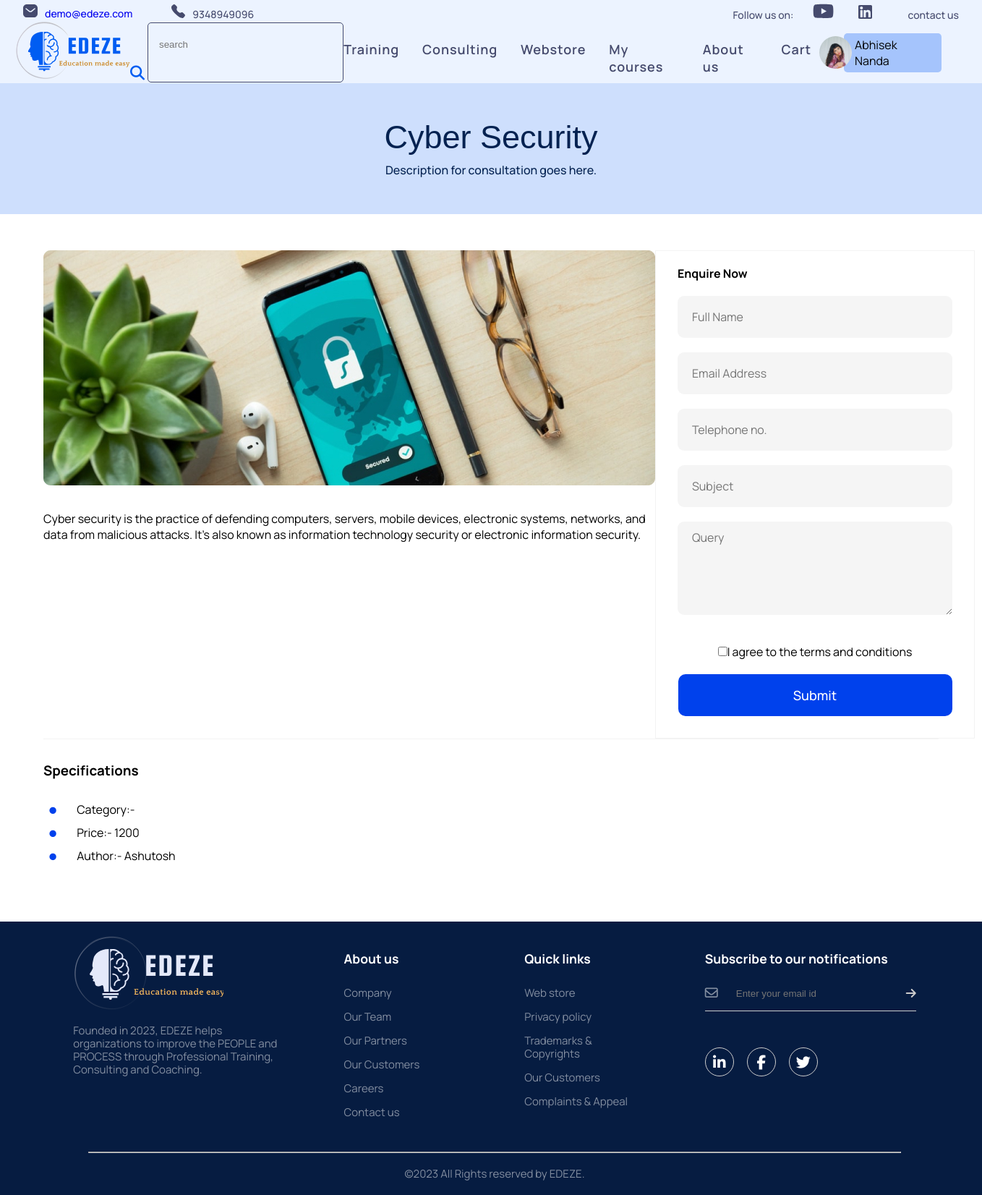
The page /1/consultingDetails/ (signed in) on the database its author committed.
### home/models.py (models this page shows)
class Consulting(models.Model):
    consultant_id = models.IntegerField()
    cons_name= models.CharField(max_length=100)
    cons_desc = models.TextField()
    cons_price=models.IntegerField(null=True)
    cons_author = models.CharField(max_length=100)
    cons_rating = models.IntegerField()
    cons_category = models.CharField(max_length=100,null=True)

### home/views.py (the view)
# urls.py: path("<id>/consultingDetails/",consultingDetails),
@login_required(login_url="/login/")
def consultingDetails(request,id):
    cons = Consulting.objects.filter(id=id)
    context={"con":cons[0]}
    return render (request,"consulting-detail.html",context=context)

### home/templates/consulting-detail.html (shortened to what this page needs)
<!DOCTYPE html>
<html lang="en">
<head>
    <link rel="stylesheet" href="/static/css/header-footer.css">
    <link rel="stylesheet" href="/static/css/consulting-detail.css">
</head>
<body>
    <header>
        <div class="container">
            <div class="contact">
                <span> <a href="https://www.gmail.com/"><img src="/static/images/mail_icon.svg" alt="">demo@edeze.com </a></span>
                <span><img src="/static/images/call_icon.svg" alt="">9348949096</span>
            </div>
            <div class="social">
                <span>Follow us on:</span>
                <a href="https://www.instagram.com/"><img src="/static/images/Insta_icon.svg" alt=""></a>
                <a href="https://www.youtube.com/"><img src="/static/images/youtube_icon.svg" alt=""></a>
                <a href="https://www.facebook.com/"><img src="/static/images/Facebook_icon.svg" alt=""></a>
                <a href="https://www.linkedin.com/"><img src="/static/images/linkedin_icon.svg" alt=""></a>
                <span >contact us</span>
            </div>
        </div>
        <div class=" nav">
            <div class="left-part">
                <a href="/"><img src="/static/images/logo.svg" alt="logo" class="logo"></a>
                <div class="search-box">
                    <input type="text" id="search" placeholder="search">
                    <button type="submit" onclick="search()"><i class="fa-solid fa-magnifying-glass icon-search"></i></button>
                </div>
            </div>
             <div class="group">
                <ul class="navigation">
                    <li><a href="/training/" id="training">Training</a></li>
                    <li><a href="/consulting/">Consulting</a></li>
                    <li><a href="/webstore/">Webstore</a></li>
                    <li><a href="/{{id}}/MyCourse">My courses</a></li>
                    <li><a href="/aboutus/">About us</a></li>
                    <li><a href="/{{request.user.id}}/cart">Cart</a></li>
                </ul>
             </div>
            <div class="user-profile">
                <img src="/static/images/profilr-pic.svg" alt="" class="user-pic " id="userPic">
                <p class="profile-name">{{request.user.first_name}} {{request.user.last_name}}</p>
            </div>
        </div>
    </header>
    <section>
        <div class="page-header">
            <h1>{{con.cons_name}}</h1>
            <p>Description for consultation goes here. </p>
        </div>
    </section>
    <section class="main-content">
        <div class="section1">
            <div class="consulting-details">
                <img src="/static/images/consulting-detail.jpg" alt="">
                <div class="description">
                    <ul>
                        <li><span>{{con.cons_desc}}</span></li>
                    </ul>
                </div>
            </div>
            <div class="Enquiry-form">
                <h4 id="Enquiry" >Enquire Now</h4>
                <form action="" method="POST">
                    <input type="text" placeholder="Full Name" name="full_name">
                    <input type="text" placeholder="Email Address" name="email">
                    <input type="text" placeholder="Telephone no." name="telephone">
                    <input type="text" placeholder="Subject" name="subject">
                    <textarea name="Query" id="" cols="30" rows="5" placeholder="Query" name="query"></textarea>
                    <div class="agree-checkbox">
                        <input type="checkbox" name="agree" required>I agree to the terms and conditions
                    </div>
                    <button type="submit">Submit</button>
                </form>
            </div>
        </div>
        <div class="section2">
            <div class="specification">
                <h3>Specifications</h3>
                <ul>
                    <li><span>Category:- </span></li>
                    <li><span>Price:- {{con.cons_price}}</span></li>
                    <li><span>Author:- {{con.cons_author}}</span></li>
                </ul>
            </div>
    </section>
    <footer>
        <div class="row">
            <div class="col">
                <img src="/static/images/footer-logo.svg" alt="" class="footer-logo">
                <p>Founded in 2023, EDEZE helps organizations to improve the PEOPLE and PROCESS through Professional Training, Consulting and Coaching.</p>
            </div>
            <div class="col">
                <h3>About us</h3>
                <ul>
                    <li><a href="">Company</a></li>
                    <li><a href="/ourteam">Our Team</a></li>
                    <li><a href="">Our Partners</a></li>
                    <li><a href="">Our Customers</a></li>
                    <li><a href="">Careers</a></li>
                    <li><a href="">Contact us</a></li>
                </ul>
            </div>
            <div class="col">
                <h3>Quick links</h3>
                <ul>
                    <li><a href="">Web store</a></li>
                    <li><a href="">Privacy policy</a></li>
                    <li><a href="">Trademarks & Copyrights</a></li>
                    <li><a href="">Our Customers</a></li>
                    <li><a href="">Complaints & Appeal</a></li>
                </ul>
            </div>
            <div class="col">
                <h3>Subscribe to our notifications</h3>
                <form>
                    <i class="fa-regular fa-envelope"></i>
                    <input type="email" placeholder="Enter your email id" required>
                    <button type="submit"><i class="fa-solid fa-arrow-right"></i></button>
                </form>
                <div class="social-icons">
                    <i class="fa-brands fa-linkedin-in"></i>
                    <i class="fa-brands fa-facebook-f"></i>
                    <i class="fa-brands fa-twitter"></i>
                </div>
            </div>
        </div>
        <hr>
        <p class="copyright">©2023 All Rights reserved by EDEZE.</p>
    </footer>
</body>
</html>

### home/static/css/header-footer.css (style rules this page uses)
header { background: #ECF3FF; width: 100%; }
.container { padding: 5px 32px 0px 32px; display: flex; justify-content: space-between; align-items: center; width: 100%; font-weight: 500; font-size: 14px; color: #454A6D; }
.contact { display: inherit; column-gap: 54px; }
.contact img { padding-right: 10px; }
.social img { padding: 0px 7px 0px 7px; }
.social span { padding-left: 40px; }
.nav { padding: 0px 16px 0px 0px; }
.left-part { display: inherit; align-items: center; gap: 20px; }
.left-part .logo { width: 184px; height: 80px; }
.nav { display: flex; justify-content: space-between; align-items: center; }
.group { display: flex; align-items: center; }
header ul { position: relative; display: flex; gap: 32px; }
header ul li { list-style-type: none; padding-top: 15px; }
header ul li a { position: relative; font-size: 18px; color: #454A6D; font-weight: 600; letter-spacing: 0.05em; }
header ul li a::before { content: ""; position: absolute; bottom: -2px; width: 100%; height: 2px; background: #005DF2; transform: scale(0); transition: transform 0.4s ease-in-out; transform-origin: right; }
.nav img { width: 45px; cursor: pointer; padding-left: 0px; }
footer { width: 100%; background: #061C41; color: rgb(255,255,255,.5); padding: 10px 50px 20px 60px; font-family: 'Manrope'; font-size: 15px; line-height: 18px; }
.row { width: 100%; display: flex; align-items: flex-start; justify-content: space-around; }
.col { flex-basis: 25%; padding: 10px; }
.col:nth-child(2),.col:nth-child(3) { flex-basis: 15%; }
.footer-logo { margin-bottom: 15px; }
.col h3 { margin-top: 22px; margin-bottom: 30px; color: #FFFFFF; }
.col ul li { list-style: none; padding-bottom: 15px; }
ul li a { color: rgb(255,255,255,.5); }
footer form { padding-bottom: 15px; display: flex; align-items: center; justify-content: flex-start; border-bottom: 1px solid #ccc; margin-bottom: 50px; gap: 15px; }
footer form .fa-regular { font-size: 18px; margin-right: 10px; }
footer form input { width: 100%; background: transparent; color: #ccc; border: 0; outline: 0; }
footer form button { background-color: transparent; border: 0; outline: none; cursor: pointer; }
footer form .fa-solid { font-size: 16px; color: #ccc; }
.social-icons .fa-brands { width: 40px; height: 40px; border-radius: 50%; text-align: center; line-height: 40px; font-size: 20px; color: #FFFFFF; background: transparent; border: 1px solid #ccc; margin-right: 15px ; cursor: pointer; }
footer hr { width: 90%; margin: 20px auto; border-bottom: 1px solid #ccc; }
.copyright { text-align: center; }
@media (max-width: 1400px) { header { width: 100vw; } }
.nav .user-profile { display: flex; justify-content: center; align-items: center; margin-right: 40px; }
.nav .user-profile p { background: #A5C4FC; border-radius: 5px; padding: 5px 15px; }
.nav .user-profile img { position: relative; right: -11px; }
.search-box { padding-left: 15px; border: 1px solid #454A6D; border-radius: 5px; background-color: inherit; }
.search-box input { background: transparent; border: 0px; outline: 0px; width: 243px; height: 58px; }
.search-box button { font-size: 20px; border: none; background: none; position: relative; color: #005DF2; right: 40px; }

### rows shown on the page
Consulting: cons_name "Cyber Security", cons_desc "Cyber security is the practice of defending computers, servers, mobile devices, electronic systems, networks, and data from malicious attacks. It's also known as information technology security or electronic information security.", cons_price "1200", cons_author "Ashutosh"

### other values the page prints
{{ request.user.first_name }} "Abhisek"
{{ request.user.last_name }} "Nanda"
